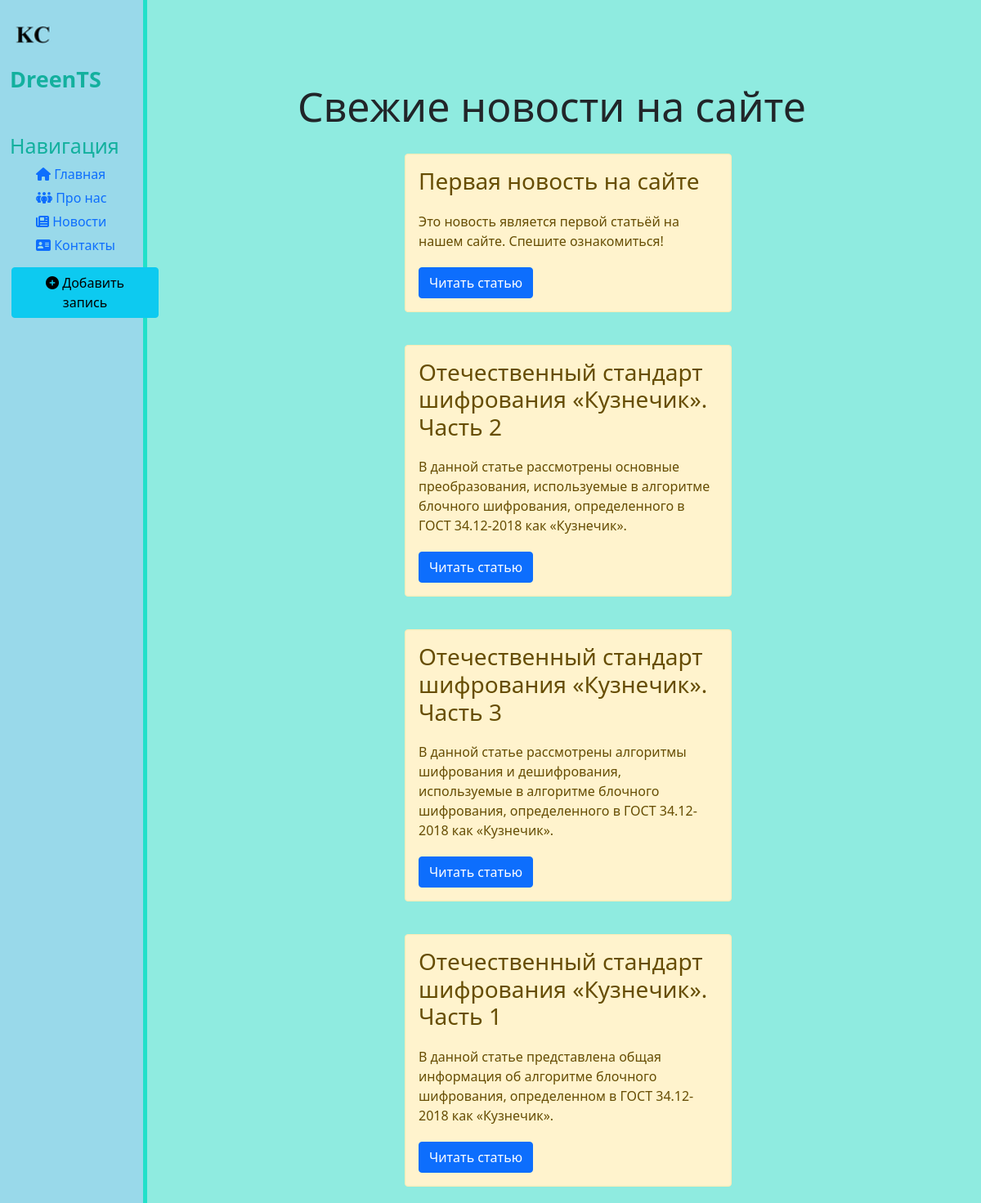
Page /news/ on the committed database.
### news/models.py (models this page shows, shortened)
class NewsArticles(models.Model):
    title = models.CharField('Название статьи', max_length=60)
    anons = models.CharField('Анонс статьи', max_length=200)
    full_text = models.TextField('Текст статьи')
    date = models.DateTimeField('Дата публикации')
    class Meta:
        verbose_name = 'Новость'
        verbose_name_plural = 'Новости'

### news/views.py (the view)
# urls.py: path('', views.news_main, name='news_main_page'),
def news_main(request):
    news = NewsArticles.objects.order_by('date')
    return render(request, 'news/news_main.html', {'news': news})

### news/templates/news/news_main.html (shortened to what this page needs)
{% extends 'main/layout.html' %}
{% block body_content %}
    <div class="features">
        <h1>Свежие новости на сайте</h1>
        {% if news %}
            {% for el in news %}
                <div class="alert alert-warning">
                    <h3>{{ el.title }}</h3>
                    <p>{{ el.anons }}</p>
                    <a href="{% url 'article_detail' el.id %}" class="btn btn-primary">Читать статью</a>
                </div>
            {% endfor %}
        {% else %}
            <p>На данный момент нет ни одной новости...</p>
        {% endif %}
    </div>
{% endblock %}

### main/templates/main/layout.html (shortened to what this page needs)
{% load static %}
<!DOCTYPE html>
<html lang="ru">
<head>
    <link rel="stylesheet" href="https://cdn.jsdelivr.net/npm/bootstrap@5.1.3/dist/css/bootstrap.min.css">
    <link rel="stylesheet" href=https://use.fontawesome.com/releases/v6.1.1/css/all.css>
    <link rel="stylesheet" href="{% static 'main/css/main.css' %}">
</head>
<body>
<aside>
    <img src="{% static 'main/img/logo.ico' %}" alt="logo">
    <span class="logo">DreenTS</span>
    <h3>Навигация</h3>
    <ul>
        <a href="{% url 'home_page' %}">
            <li><i class="fa-solid fa-house"></i> Главная</li>
        </a>
        <a href="{% url 'about_page' %}">
            <li><i class="fa-solid fa-people-group"></i> Про нас</li>
        </a>
        <a href="{% url 'news_main_page' %}">
            <li><i class="fa-solid fa-newspaper"></i> Новости</li>
        </a>
        <a href="">
            <li><i class="fa-solid fa-address-card"></i> Контакты</li>
        </a>
        <a href="{% url 'add_entry_page' %}">
            <li>
                <button class="btn btn-info"><i class="fa-solid fa-circle-plus"></i> Добавить запись</button>
            </li>
        </a>
    </ul>
</aside>
<main>
    {% block body_content %}
    {% endblock %}
</main>
</body>
</html>

### main/static/main/css/main.css (style rules this page uses)
body { background: #8febe0; }
aside { float: left; background: #99d9ea; width: 15%; padding: 1%; height: 100vmax; color: #13b09e; border-right: 5px solid #22e0ca; }
aside img { width: 60px; }
aside .logo { font-size: 27px; font-weight: bold; position: relative; top: +5px; }
aside h3 { margin-top: 50px; font-size: 25px; }
aside ul { list-style: none; }
aside ul li { color: #0d6efd; display: block; margin-top: 5px; transition: transform .3s ease; }
aside ul a { text-decoration: none; }
aside ul button { width: 180px; margin-left: -30px; margin-top: 10px; }
main .features { float: left; margin-top: 100px; text-align: center; width: 75%; }
main .features h1 { font-size: 50px; margin-left: 10%; }
main .features p { max-width: 400px; margin: 20px auto; }
.alert-warning { float: left; clear: both; width: 400px; margin: 20px 35%; text-align: left; }

### rows in the picture
NewsArticles: title "Первая новость на сайте", anons "Это новость является первой статьёй на нашем сайте. Спешите ознакомиться!"
NewsArticles: title "Отечественный стандарт шифрования «Кузнечик». Часть 2", anons "В данной статье рассмотрены основные преобразования, используемые в алгоритме блочного шифрования, определенного в ГОСТ 34.12-2018 как «Кузнечик»."
NewsArticles: title "Отечественный стандарт шифрования «Кузнечик». Часть 3", anons "В данной статье рассмотрены алгоритмы шифрования и дешифрования, используемые в алгоритме блочного шифрования, определенного в ГОСТ 34.12-2018 как «Кузнечик»."
NewsArticles: title "Отечественный стандарт шифрования «Кузнечик». Часть 1", anons "В данной статье представлена общая информация об алгоритме блочного шифрования, определенном в ГОСТ 34.12-2018 как «Кузнечик»."
